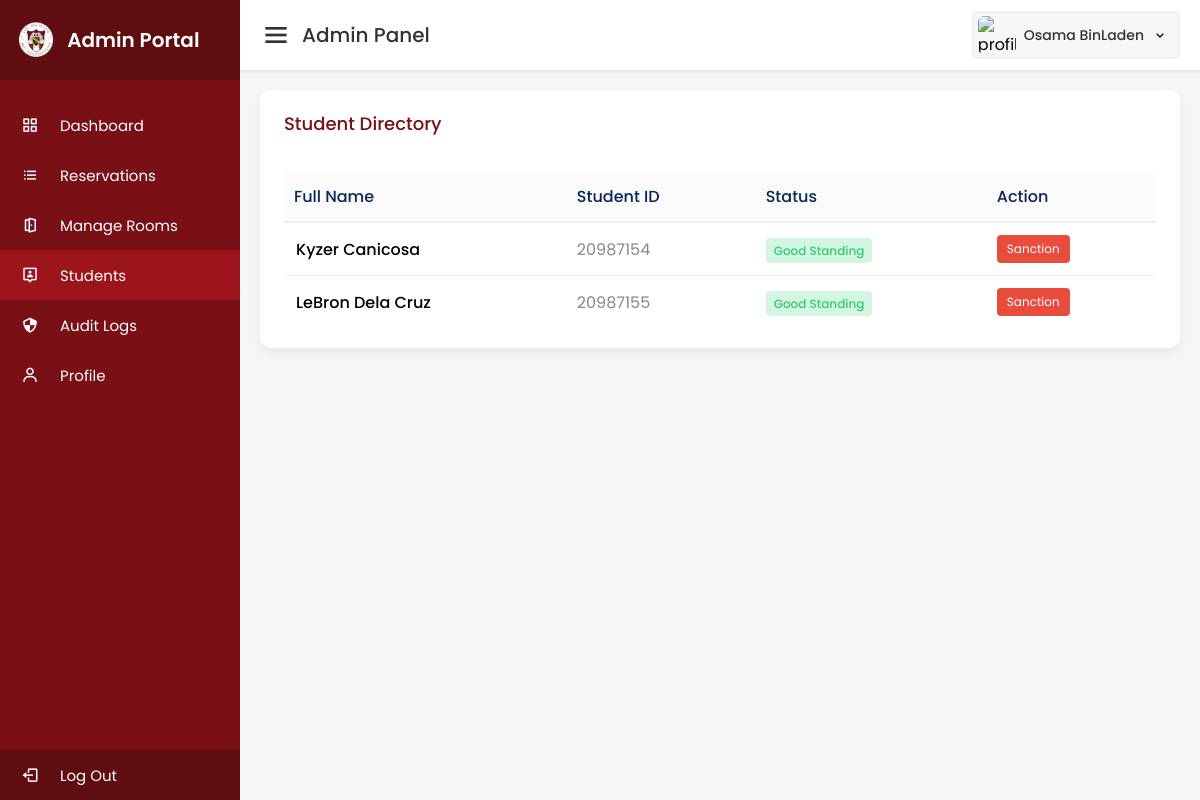
/admin/users.php (signed in), run on the app's committed database.
### tables this page shows
CREATE TABLE `users` (
  `id` int(11) NOT NULL,
  `username` varchar(50) NOT NULL,
  `password` varchar(255) NOT NULL,
  `full_name` varchar(100) NOT NULL,
  `role` varchar(50) DEFAULT NULL,
  `profile_image` longblob DEFAULT NULL
);

### admin/users.php (the view, shortened to what this page needs)
<?php
require '../assets/includes/db_connection.php';
$sql = "SELECT u.id, u.username, u.full_name,
        (SELECT COUNT(*) FROM violations v WHERE v.user_id = u.id AND v.status = 'Active') as active_violations
        FROM users u
        WHERE u.role = 'student'
        ORDER BY u.full_name ASC";
$result = $conn->query($sql);
?>
<!DOCTYPE html>
<html lang="en">
<head>
    <link href='https://unpkg.com/boxicons@2.1.4/css/boxicons.min.css' rel='stylesheet'>
    <link href='https://unpkg.com/boxicons@2.1.4/css/boxicons.min.css' rel='stylesheet'>
    <link rel="stylesheet" href="../assets/css/dashboard.css">
</head>
<body>
    <?php include 'sidebar.php'; ?>
    <section class="home-section">
        <?php include 'topbar.php'; ?>
        <div class="home-content">
            <div class="sales-boxes">
                <div class="recent-sales box" style="width:100%;">
                    <div class="title">Student Directory</div>
                    <div class="table-wrapper">
                        <table style="width:100%; border-collapse: collapse; margin-top:15px;">
                            <thead>
                                <tr style="text-align:left; border-bottom: 2px solid #eee;">
                                    <th style="padding:10px;">Full Name</th>
                                    <th>Student ID</th>
                                    <th>Status</th>
                                    <th>Action</th>
                                </tr>
                            </thead>
                            <tbody>
                                <?php while($row = $result->fetch_assoc()):
                                    $is_suspended = $row['active_violations'] > 0;
                                ?>
                                <tr>
                                    <td data-label="Name" style="font-weight:500;"><?php echo $row['full_name']; ?></td>
                                    <td data-label="Student ID" style="color:#888;"><?php echo $row['username']; ?></td>
                                    <td data-label="Status">
                                        <?php if($is_suspended): ?>
                                            <span class="status-badge status-suspended">Suspended</span>
                                        <?php else: ?>
                                            <span class="status-badge status-clear">Good Standing</span>
                                        <?php endif; ?>
                                    </td>
                                    <td data-label="Action">
                                        <?php if($is_suspended): ?>
                                            <button class="btn btn-resolve" onclick="openResolveModal(<?php echo $row['id']; ?>)">
                                               Resolve
                                            </button>
                                        <?php else: ?>
                                            <button class="btn btn-sanction" onclick="openSanctionModal(<?php echo $row['id']; ?>, '<?php echo $row['full_name']; ?>')">
                                                Sanction
                                            </button>
                                        <?php endif; ?>
                                    </td>
                                </tr>
                                <?php endwhile; ?>
                            </tbody>
                        </table>
                    </div>
                </div>
            </div>
        </div>
    </section>
</body>
</html>

### assets/css/dashboard.css (style rules this page uses)
* { margin: 0; padding: 0; box-sizing: border-box; font-family: 'Poppins', sans-serif; }
body { min-height: 100vh; background: #f4f6f9; overflow-x: hidden; }
a, button, .btn, .sidebar li, .sidebar li a { cursor: pointer !important; user-select: none; }
.home-section { position: relative; background: #f5f5f5; min-height: 100vh; width: calc(100% - 240px); left: 240px; transition: width 0.5s ease, left 0.5s ease; }
.home-content { padding: 20px; }
.sales-boxes { display: flex; justify-content: space-between; gap: 16px; flex-wrap: wrap; }
.sales-boxes .box { background: #fff; padding: 20px 24px; border-radius: 12px; box-shadow: 0 5px 10px rgba(0, 0, 0, 0.05); user-select: none; }
.sales-boxes .recent-sales { flex: 1 1 62%; min-width: 0; }
.sales-boxes .box .title { font-size: 18px; font-weight: 500; margin-bottom: 20px; color: #781016; }
.table-wrapper { overflow-x: auto; -webkit-overflow-scrolling: touch; border-radius: 8px; }
table { width: 100%; border-collapse: collapse; margin-top: 10px; min-width: 540px; }
th, td { text-align: left; padding: 12px; border-bottom: 1px solid #eee; white-space: nowrap; }
th { font-weight: 500; color: #0A2558; background: #fafafa; }
tr:last-child td { border-bottom: none; }

### admin/users.php (style rules this page uses)
.status-badge { padding: 4px 8px; border-radius: 4px; font-size: 12px; font-weight: 500; }
.status-clear { background: #d5f5e3; color: #2ecc71; }
.btn { padding: 5px 10px; border-radius: 4px; text-decoration: none; color: white; font-size: 12px; border: none; cursor: pointer; }
.btn-sanction { background: #e74c3c; }
.table-wrapper { width: 100%; overflow-x: auto; }
.table-wrapper table { width: 100% !important; min-width: 0 !important; }

### data on the page
users: full_name "Kyzer Canicosa", username "20987154"
users: full_name "LeBron Dela Cruz", username "20987155"

### other printed values
$topbarTitle "Admin Panel"
$topbarName "Osama BinLaden"
